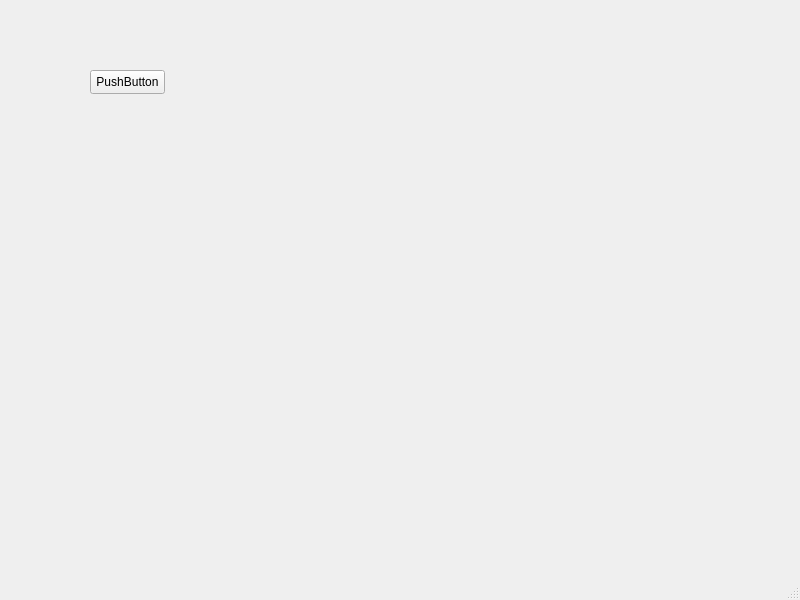
<?xml version="1.0" encoding="UTF-8"?>
<ui version="4.0">
 <class>MainWindow</class>
 <widget class="QMainWindow" name="MainWindow">
  <property name="geometry">
   <rect>
    <x>0</x>
    <y>0</y>
    <width>800</width>
    <height>600</height>
   </rect>
  </property>
  <property name="windowTitle">
   <string>MainWindow</string>
  </property>
  <widget class="QWidget" name="centralwidget">
   <widget class="Led" name="led">
    <property name="geometry">
     <rect>
      <x>480</x>
      <y>70</y>
      <width>16</width>
      <height>16</height>
     </rect>
    </property>
    <property name="toolTip">
     <string>Color Led component</string>
    </property>
    <property name="whatsThis">
     <string>Led indicator</string>
    </property>
   </widget>
   <widget class="QPushButton" name="m_boton">
    <property name="geometry">
     <rect>
      <x>90</x>
      <y>70</y>
      <width>75</width>
      <height>24</height>
     </rect>
    </property>
    <property name="text">
     <string>PushButton</string>
    </property>
   </widget>
   <widget class="ManoMeter" name="manometer">
    <property name="geometry">
     <rect>
      <x>630</x>
      <y>260</y>
      <width>100</width>
      <height>100</height>
     </rect>
    </property>
    <property name="toolTip">
     <string>Shows the pressure</string>
    </property>
    <property name="whatsThis">
     <string>The bar meter widget displays the pressure attached to it</string>
    </property>
   </widget>
   <widget class="QwtKnob" name="m_knoba">
    <property name="geometry">
     <rect>
      <x>80</x>
      <y>330</y>
      <width>150</width>
      <height>150</height>
     </rect>
    </property>
   </widget>
   <widget class="QwtKnob" name="m_knob_b">
    <property name="geometry">
     <rect>
      <x>330</x>
      <y>340</y>
      <width>150</width>
      <height>150</height>
     </rect>
    </property>
   </widget>
  </widget>
  <widget class="QMenuBar" name="menubar">
   <property name="geometry">
    <rect>
     <x>0</x>
     <y>0</y>
     <width>800</width>
     <height>22</height>
    </rect>
   </property>
  </widget>
  <widget class="QStatusBar" name="statusbar"/>
 </widget>
 <customwidgets>
  <customwidget>
   <class>ManoMeter</class>
   <extends>QWidget</extends>
   <header>analogwidgets/manometer.h</header>
  </customwidget>
  <customwidget>
   <class>Led</class>
   <extends>QWidget</extends>
   <header>analogwidgets/led.h</header>
  </customwidget>
  <customwidget>
   <class>QwtKnob</class>
   <extends>QWidget</extends>
   <header>qwt_knob.h</header>
  </customwidget>
 </customwidgets>
 <resources/>
 <connections/>
</ui>
